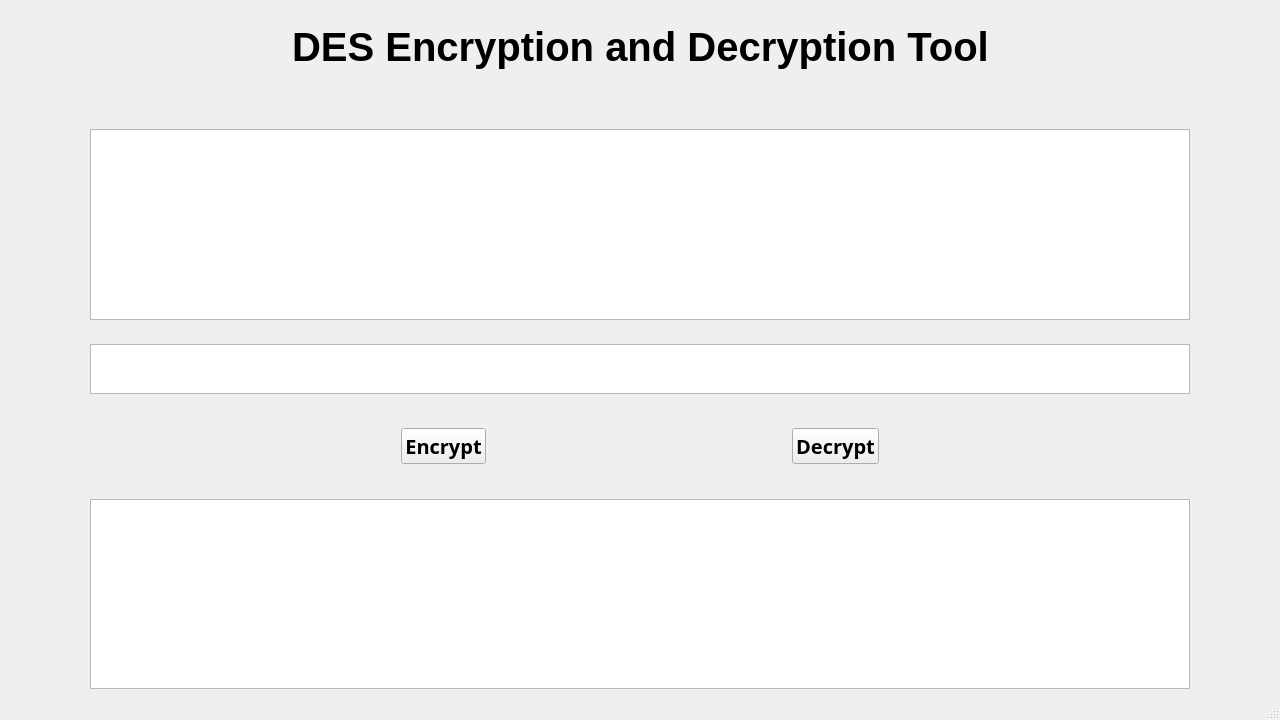
<?xml version="1.0" encoding="UTF-8"?>
<ui version="4.0">
 <class>MainWindow</class>
 <widget class="QMainWindow" name="MainWindow">
  <property name="geometry">
   <rect>
    <x>0</x>
    <y>0</y>
    <width>1280</width>
    <height>720</height>
   </rect>
  </property>
  <property name="windowTitle">
   <string>MainWindow</string>
  </property>
  <widget class="QWidget" name="centralwidget">
   <layout class="QVBoxLayout" name="verticalLayout">
    <item>
     <spacer name="verticalSpacer_5">
      <property name="orientation">
       <enum>Qt::Vertical</enum>
      </property>
      <property name="sizeType">
       <enum>QSizePolicy::Fixed</enum>
      </property>
      <property name="sizeHint" stdset="0">
       <size>
        <width>20</width>
        <height>10</height>
       </size>
      </property>
     </spacer>
    </item>
    <item>
     <layout class="QHBoxLayout" name="horizontalLayout">
      <item>
       <spacer name="horizontalSpacer">
        <property name="orientation">
         <enum>Qt::Horizontal</enum>
        </property>
        <property name="sizeHint" stdset="0">
         <size>
          <width>31</width>
          <height>56</height>
         </size>
        </property>
       </spacer>
      </item>
      <item>
       <widget class="QLabel" name="title">
        <property name="font">
         <font>
          <family>Arial</family>
          <pointsize>30</pointsize>
          <weight>75</weight>
          <bold>true</bold>
          <underline>false</underline>
         </font>
        </property>
        <property name="contextMenuPolicy">
         <enum>Qt::DefaultContextMenu</enum>
        </property>
        <property name="acceptDrops">
         <bool>false</bool>
        </property>
        <property name="text">
         <string>DES Encryption and Decryption Tool</string>
        </property>
       </widget>
      </item>
      <item>
       <spacer name="horizontalSpacer_2">
        <property name="orientation">
         <enum>Qt::Horizontal</enum>
        </property>
        <property name="sizeHint" stdset="0">
         <size>
          <width>31</width>
          <height>56</height>
         </size>
        </property>
       </spacer>
      </item>
     </layout>
    </item>
    <item>
     <spacer name="verticalSpacer_4">
      <property name="orientation">
       <enum>Qt::Vertical</enum>
      </property>
      <property name="sizeHint" stdset="0">
       <size>
        <width>20</width>
        <height>50</height>
       </size>
      </property>
     </spacer>
    </item>
    <item>
     <layout class="QHBoxLayout" name="horizontalLayout_4">
      <item>
       <spacer name="horizontalSpacer_6">
        <property name="orientation">
         <enum>Qt::Horizontal</enum>
        </property>
        <property name="sizeHint" stdset="0">
         <size>
          <width>40</width>
          <height>20</height>
         </size>
        </property>
       </spacer>
      </item>
      <item>
       <widget class="QPlainTextEdit" name="input">
        <property name="sizePolicy">
         <sizepolicy hsizetype="Expanding" vsizetype="Expanding">
          <horstretch>0</horstretch>
          <verstretch>0</verstretch>
         </sizepolicy>
        </property>
        <property name="minimumSize">
         <size>
          <width>1100</width>
          <height>0</height>
         </size>
        </property>
        <property name="font">
         <font>
          <family>Arial</family>
          <pointsize>15</pointsize>
         </font>
        </property>
       </widget>
      </item>
      <item>
       <spacer name="horizontalSpacer_7">
        <property name="orientation">
         <enum>Qt::Horizontal</enum>
        </property>
        <property name="sizeHint" stdset="0">
         <size>
          <width>40</width>
          <height>20</height>
         </size>
        </property>
       </spacer>
      </item>
     </layout>
    </item>
    <item>
     <spacer name="verticalSpacer">
      <property name="orientation">
       <enum>Qt::Vertical</enum>
      </property>
      <property name="sizeHint" stdset="0">
       <size>
        <width>20</width>
        <height>20</height>
       </size>
      </property>
     </spacer>
    </item>
    <item>
     <layout class="QHBoxLayout" name="horizontalLayout_5">
      <item>
       <spacer name="horizontalSpacer_8">
        <property name="orientation">
         <enum>Qt::Horizontal</enum>
        </property>
        <property name="sizeHint" stdset="0">
         <size>
          <width>40</width>
          <height>20</height>
         </size>
        </property>
       </spacer>
      </item>
      <item>
       <widget class="QPlainTextEdit" name="key">
        <property name="sizePolicy">
         <sizepolicy hsizetype="Preferred" vsizetype="Preferred">
          <horstretch>0</horstretch>
          <verstretch>0</verstretch>
         </sizepolicy>
        </property>
        <property name="minimumSize">
         <size>
          <width>1100</width>
          <height>0</height>
         </size>
        </property>
        <property name="maximumSize">
         <size>
          <width>16777215</width>
          <height>50</height>
         </size>
        </property>
        <property name="font">
         <font>
          <family>Arial</family>
          <pointsize>15</pointsize>
         </font>
        </property>
       </widget>
      </item>
      <item>
       <spacer name="horizontalSpacer_9">
        <property name="orientation">
         <enum>Qt::Horizontal</enum>
        </property>
        <property name="sizeHint" stdset="0">
         <size>
          <width>40</width>
          <height>20</height>
         </size>
        </property>
       </spacer>
      </item>
     </layout>
    </item>
    <item>
     <spacer name="verticalSpacer_2">
      <property name="orientation">
       <enum>Qt::Vertical</enum>
      </property>
      <property name="sizeHint" stdset="0">
       <size>
        <width>20</width>
        <height>30</height>
       </size>
      </property>
     </spacer>
    </item>
    <item>
     <layout class="QHBoxLayout" name="horizontalLayout_2">
      <item>
       <spacer name="horizontalSpacer_4">
        <property name="orientation">
         <enum>Qt::Horizontal</enum>
        </property>
        <property name="sizeType">
         <enum>QSizePolicy::Expanding</enum>
        </property>
        <property name="sizeHint" stdset="0">
         <size>
          <width>40</width>
          <height>20</height>
         </size>
        </property>
       </spacer>
      </item>
      <item>
       <widget class="QPushButton" name="encrypt_button">
        <property name="font">
         <font>
          <family>Adobe 黑体 Std R</family>
          <pointsize>15</pointsize>
          <weight>75</weight>
          <bold>true</bold>
         </font>
        </property>
        <property name="text">
         <string>Encrypt</string>
        </property>
       </widget>
      </item>
      <item>
       <spacer name="horizontalSpacer_3">
        <property name="orientation">
         <enum>Qt::Horizontal</enum>
        </property>
        <property name="sizeType">
         <enum>QSizePolicy::Fixed</enum>
        </property>
        <property name="sizeHint" stdset="0">
         <size>
          <width>300</width>
          <height>20</height>
         </size>
        </property>
       </spacer>
      </item>
      <item>
       <widget class="QPushButton" name="decryptbutton">
        <property name="font">
         <font>
          <family>Adobe 黑体 Std R</family>
          <pointsize>15</pointsize>
          <weight>75</weight>
          <bold>true</bold>
         </font>
        </property>
        <property name="text">
         <string>Decrypt</string>
        </property>
       </widget>
      </item>
      <item>
       <spacer name="horizontalSpacer_5">
        <property name="orientation">
         <enum>Qt::Horizontal</enum>
        </property>
        <property name="sizeHint" stdset="0">
         <size>
          <width>40</width>
          <height>20</height>
         </size>
        </property>
       </spacer>
      </item>
     </layout>
    </item>
    <item>
     <spacer name="verticalSpacer_3">
      <property name="orientation">
       <enum>Qt::Vertical</enum>
      </property>
      <property name="sizeHint" stdset="0">
       <size>
        <width>20</width>
        <height>30</height>
       </size>
      </property>
     </spacer>
    </item>
    <item>
     <layout class="QHBoxLayout" name="horizontalLayout_6">
      <item>
       <spacer name="horizontalSpacer_10">
        <property name="orientation">
         <enum>Qt::Horizontal</enum>
        </property>
        <property name="sizeHint" stdset="0">
         <size>
          <width>40</width>
          <height>20</height>
         </size>
        </property>
       </spacer>
      </item>
      <item>
       <widget class="QTextBrowser" name="output">
        <property name="enabled">
         <bool>true</bool>
        </property>
        <property name="minimumSize">
         <size>
          <width>1100</width>
          <height>0</height>
         </size>
        </property>
        <property name="maximumSize">
         <size>
          <width>1258</width>
          <height>16777215</height>
         </size>
        </property>
        <property name="font">
         <font>
          <family>Arial</family>
          <pointsize>15</pointsize>
         </font>
        </property>
       </widget>
      </item>
      <item>
       <spacer name="horizontalSpacer_11">
        <property name="orientation">
         <enum>Qt::Horizontal</enum>
        </property>
        <property name="sizeHint" stdset="0">
         <size>
          <width>40</width>
          <height>20</height>
         </size>
        </property>
       </spacer>
      </item>
     </layout>
    </item>
   </layout>
  </widget>
  <widget class="QMenuBar" name="menubar">
   <property name="geometry">
    <rect>
     <x>0</x>
     <y>0</y>
     <width>1280</width>
     <height>26</height>
    </rect>
   </property>
  </widget>
  <widget class="QStatusBar" name="statusbar"/>
 </widget>
 <resources/>
 <connections/>
</ui>
